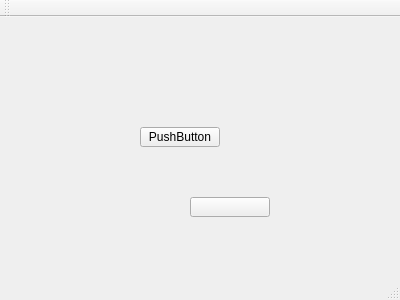
<?xml version="1.0" encoding="UTF-8"?>
<ui version="4.0">
 <class>MainWindow</class>
 <widget class="QMainWindow" name="MainWindow">
  <property name="geometry">
   <rect>
    <x>0</x>
    <y>0</y>
    <width>400</width>
    <height>300</height>
   </rect>
  </property>
  <property name="windowTitle">
   <string>MainWindow</string>
  </property>
  <widget class="QWidget" name="centralWidget">
   <widget class="QPushButton" name="pushButton">
    <property name="geometry">
     <rect>
      <x>190</x>
      <y>180</y>
      <width>80</width>
      <height>20</height>
     </rect>
    </property>
    <property name="text">
     <string/>
    </property>
   </widget>
   <widget class="QPushButton" name="pushButton_2">
    <property name="geometry">
     <rect>
      <x>140</x>
      <y>110</y>
      <width>80</width>
      <height>20</height>
     </rect>
    </property>
    <property name="text">
     <string>PushButton</string>
    </property>
   </widget>
  </widget>
  <widget class="QMenuBar" name="menuBar">
   <property name="geometry">
    <rect>
     <x>0</x>
     <y>0</y>
     <width>400</width>
     <height>22</height>
    </rect>
   </property>
  </widget>
  <widget class="QToolBar" name="mainToolBar">
   <attribute name="toolBarArea">
    <enum>TopToolBarArea</enum>
   </attribute>
   <attribute name="toolBarBreak">
    <bool>false</bool>
   </attribute>
  </widget>
  <widget class="QStatusBar" name="statusBar"/>
 </widget>
 <layoutdefault spacing="6" margin="11"/>
 <resources/>
 <connections/>
</ui>
